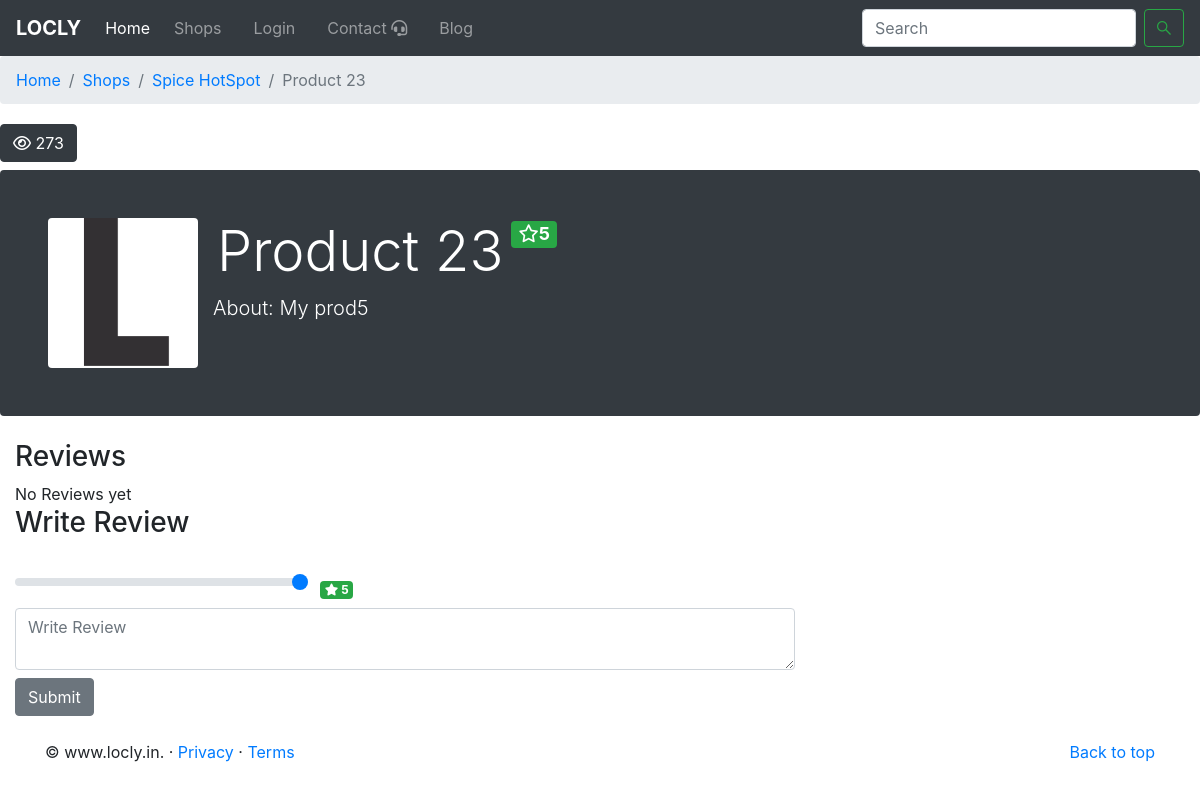
The app's page /full/2, older data.
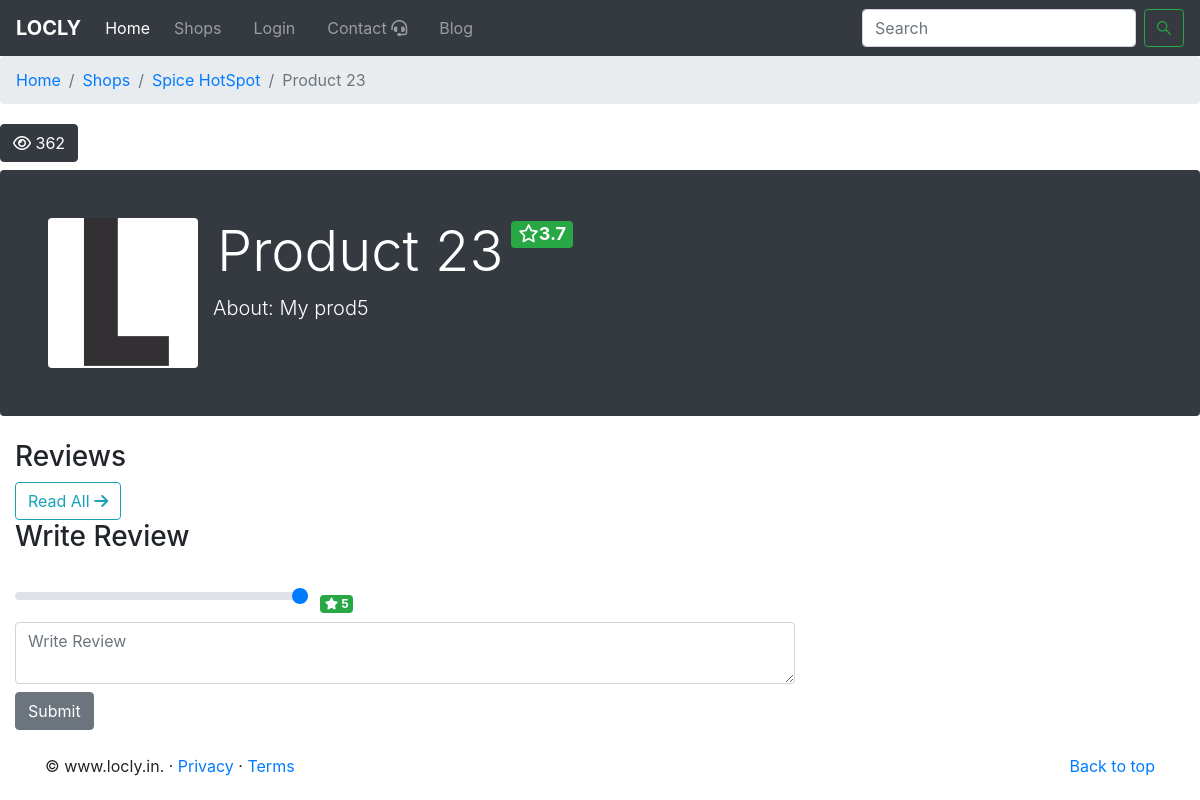
The same page, newer data.
### MyApp/models.py (models this page shows, shortened)
class shop(models.Model):
    shop_id=models.CharField(max_length=20,default='',unique=True)
    tophtml=models.CharField(max_length=2000,default='',blank=True)
    shop_name=models.CharField(max_length=500)
    shop_user=models.ForeignKey(User,on_delete=models.CASCADE)
    shop_pic=models.ImageField(upload_to="media/")
    shop_disc=models.CharField(max_length=2000)
    shop_add=models.CharField(max_length=1000)
    verified=models.BooleanField(default=False)
    contact=models.IntegerField(default='')
    delivery=models.BooleanField(default=False)
    loclity=models.CharField(default='',max_length=50)
    clicks=models.IntegerField(default=0)
    city=models.CharField(default='Bareilly',max_length=50)
    rating=models.FloatField(default=5)
    live=models.BooleanField(default=False)
    Grocery = 'Grocery'
    Medical = 'Medical'
    DailyE='DailyE'
    Mobile="Mobile"
    electronics="electronics"
    clothing="clothing"
    food="food"
    furtunier="furtunier"
    gifts="gifts"
    computers="computers"
    jewellery="jewellery"
    book="book"
    Stationery="Stationery"
    CHOICES = [
        (Grocery, 'Grocery'),
        (Medical, 'Medical'),
        (DailyE, 'DailyE'),(Mobile,"Mobile"),(electronics,"electronics"),(clothing,"clothing"),(food,"food"),(furtunier,"furtunier"),
        (gifts,"gifts"),(computers,"computers"), (jewellery,"jewellery"),(book,"book"),(Stationery,"Stationery")]
    category = models.CharField(max_length=20,choices=CHOICES,default=Grocery)
    bottomhtml=models.CharField(max_length=2000,default='',blank=True)

### MyApp/views.py (the view)
# urls.py: path('full/<slug:slug>', views.fullprod ,name='fullprod'),
def fullprod(request,slug):
    prod=products.objects.filter(slug=slug)[0]
    shopid=prod.shop.id
    rate=rateprod.objects.filter(prod=prod)
    avg=rateprod.objects.filter(prod=prod).aggregate(Avg('rate'))
    shopn=shop.objects.filter(id=shopid)[0]
    param={'prod':prod,'shop':shopn,'rate':rate}
    if avg['rate__avg'] is None:
        avg['rate__avg']=5
    prod.rating=round(avg['rate__avg'],1)
    prod.save()
    param['rate__avg']=round(avg['rate__avg'],1)
    if param['rate__avg']>=3.5:
        param['rate_col']='success'
    elif  param['rate__avg']>=2.5:
        param['rate_col']='warning'
    else:
        param['rate_col']='danger'
    return render(request,'product.html',param)

### MyApp/models.py (called while the page is built)
def sluf_gen(sender,instance,*args, **kwargs):
    if not instance.slug:
        instance.slug=slugify(instance.prod_name)

### templates/product.html (shortened to what this page needs)
{% extends 'base.html' %}
{% block body %}
<nav aria-label="breadcrumb">
    <ol class="breadcrumb">
      <li class="breadcrumb-item"><a href="/">Home</a></li>
      <li class="breadcrumb-item"><a href="/shops">Shops</a></li>
      <li class="breadcrumb-item"><a href="/shops/{{shop.shop_id}}">{{shop.shop_name}}</a></li>
      <li class="breadcrumb-item active" aria-current="page">{{prod.prod_name}}</li>
    </ol>
  </nav>
  <button type="button" class="btn btn-dark mt-1 "><i class="far fa-eye"></i> {{shop.clicks}}</button>
{% if not prod.affiliate %}
<div class="jumbotron p-4 p-md-5 text-white rounded bg-dark my-2">
  <div class="container">
    <div class="row">
      <img style="width:150px;height:150px;" src="/media/{{prod.prod_img}}" alt="{{prod.prod_name}}" class="rounded">
      <div class="col">
        <div class="row ml-1">
        <h1 class="display-4">{{prod.prod_name}}</h1>
        <h4><a href="#" class="badge badge-{{rate_col}} ml-2"><i class="far fa-star"></i>{{rate__avg}}</a></h4>
        </div>
        <p class="lead">About:</i> {{prod.prod_disc}}</p>
      </div>
    </div>
  </div>
</div>
{% endif %}
<div class="container-fluid mt-4">
  <h3>Reviews</h3>
  {% if rate|length < 1 %}No Reviews yet{% endif %}
  {% if rate|length > 0 %}
  <a type="button" href="/productreview/{{prod.slug}}" class="btn btn-outline-info">Read All <i
      class="fas fa-arrow-right"></i></a>
  {% endif %}
<h3>Write Review</h3>
  <form action="/rateprod/{{prod.id}}" method="POST">{% csrf_token %}
    <input type="range" name="rateinput" class="custom-range col-3 mr-2 mt-4" min="1" max="5" step="1" id="rateinput"
      value='5' oninput="rateoutput.value = rateinput.value">
    <span class="badge badge-success"><i class="fas fa-star"></i>
      <output id="rateoutput" name="rateoutput" for="rangeInput"> 5</output></span>
    <textarea class="form-control col-8 mt-2" type="text" name='review' placeholder="Write Review"
      maxlength="500"></textarea>
    <button type="submit" class="btn btn-secondary mt-2">Submit</button>
  </form></div>
{% endblock body %}

Row changes from the older to the newer data that the page shows:
changed shop "Spice HotSpot": clicks "273" → "362"
Text that changed along with them:
{{ rate__avg }}: "5" → "3.7"
text no longer shown: "No Reviews yet"
text now shown: "Read All"
